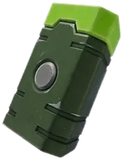
#> input picture assets/acelerador-de-extraccion.png, 123 x 160 px
$ python -i preparar_assets.py   (imports and definitions only)
#> lines starting #> are read from the running program, lines starting #| are printed output that depends on the picture; after the words box and inside, x2 and y2 are one past the last pixel; in counts of white or black regions, pixels touching at a corner belong together
#> further down, picture is the input picture: PIL image 123x160 RGBA; mean R, G, B, A 53, 63.8, 43.3, 147.1
"""Quita el fondo blanco de los íconos de `assets/originales/` y los deja recortados en `assets/`.

Se corre una vez, o cuando se agregue un ícono nuevo: `python preparar_assets.py [nombre ...]`. Sin
nombres, prepara los de ICONOS que tengan su original.
"""

import sys
from collections import deque
from pathlib import Path

import numpy as np
from PIL import Image, ImageFilter

AQUI = Path(__file__).parent / "assets"
ICONOS = [
    "token-pirata",
    "cofre",
    "extractor-portatil",
    "acelerador-de-extraccion",
    "localizador-de-suerte",
    "localizador-de-espiritus",
    "fuego-artificial-dorado",
    # Cosméticos de la semana 2, de fortnite-api.com (ya traen fondo transparente).
    "traje-lil-uzi-dorado",
    "mochila-diamante-y-oro",
    "cadillac-blackwing",
    # Los de la semana 3. Del carro va la carrocería: la imagen de la calcomanía dorada es solo su máscara.
    "traje-miku-dorado",
    "mochila-cofre-de-miku",
    "corvette-zr1",
]
LADO = 160  # px del lado mayor del ícono ya recortado


def sin_fondo(img: Image.Image) -> Image.Image:
    """Transparenta el blanco que toca el borde (relleno desde las orillas), no el blanco de adentro."""
    rgb = np.asarray(img.convert("RGB")).astype(np.int16)
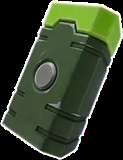
#> rgb: shape (160, 123, 3) int16; mean R, G, B 53, 63.8, 43.3
    blanco = (rgb.min(axis=2) > 225) & ((rgb.max(axis=2) - rgb.min(axis=2)) < 25)
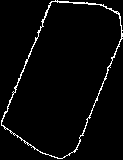
#> blanco: shape (160, 123) bool; 3.3% white in thin lines or dots
    h, w = blanco.shape
#> h = 160; w = 123
    fondo = np.zeros_like(blanco)
    cola = deque((y, x) for y in range(h) for x in (0, w - 1)) + deque((y, x) for x in range(w) for y in (0, h - 1))
    while cola:
        y, x = cola.popleft()
        if fondo[y, x] or not blanco[y, x]:
            continue
        fondo[y, x] = True
        for dy, dx in ((1, 0), (-1, 0), (0, 1), (0, -1)):
            ny, nx = y + dy, x + dx
            if 0 <= ny < h and 0 <= nx < w and not fondo[ny, nx] and blanco[ny, nx]:
                cola.append((ny, nx))
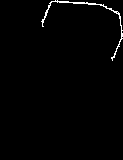
#> fondo: shape (160, 123) bool; 1.2% white in thin lines or dots, all inside (x1, y1, x2, y2) = (41, 0, 123, 61)
    alfa = Image.fromarray(np.where(fondo, 0, 255).astype(np.uint8)).filter(ImageFilter.GaussianBlur(1.2))
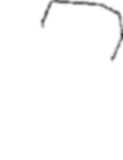
#> alfa: PIL image 123x160 L; min 44, max 255, mean 251.9
    salida = img.convert("RGBA")
    salida.putalpha(alfa)
    return salida.crop(salida.getbbox())


# [15 lines not run here, left out]

>>> from PIL import Image
>>> picture = Image.open('assets/acelerador-de-extraccion.png')
>>> result = sin_fondo(picture)
